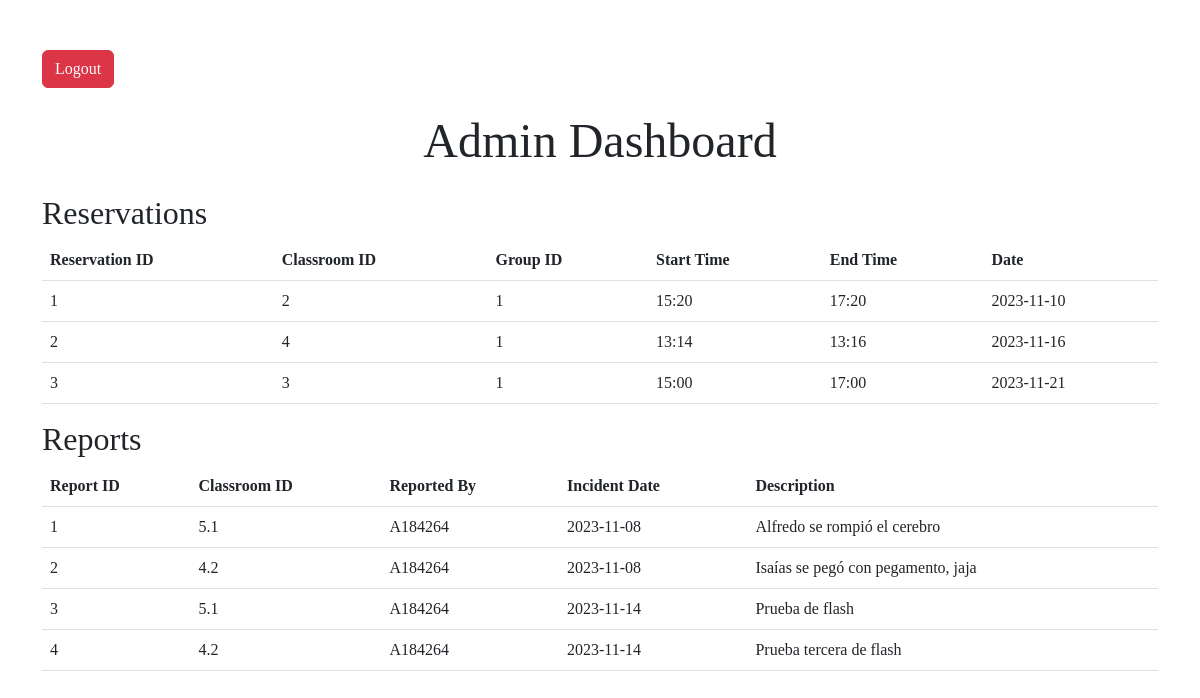
Before: /admin_dashboard (signed in) with the older database file.
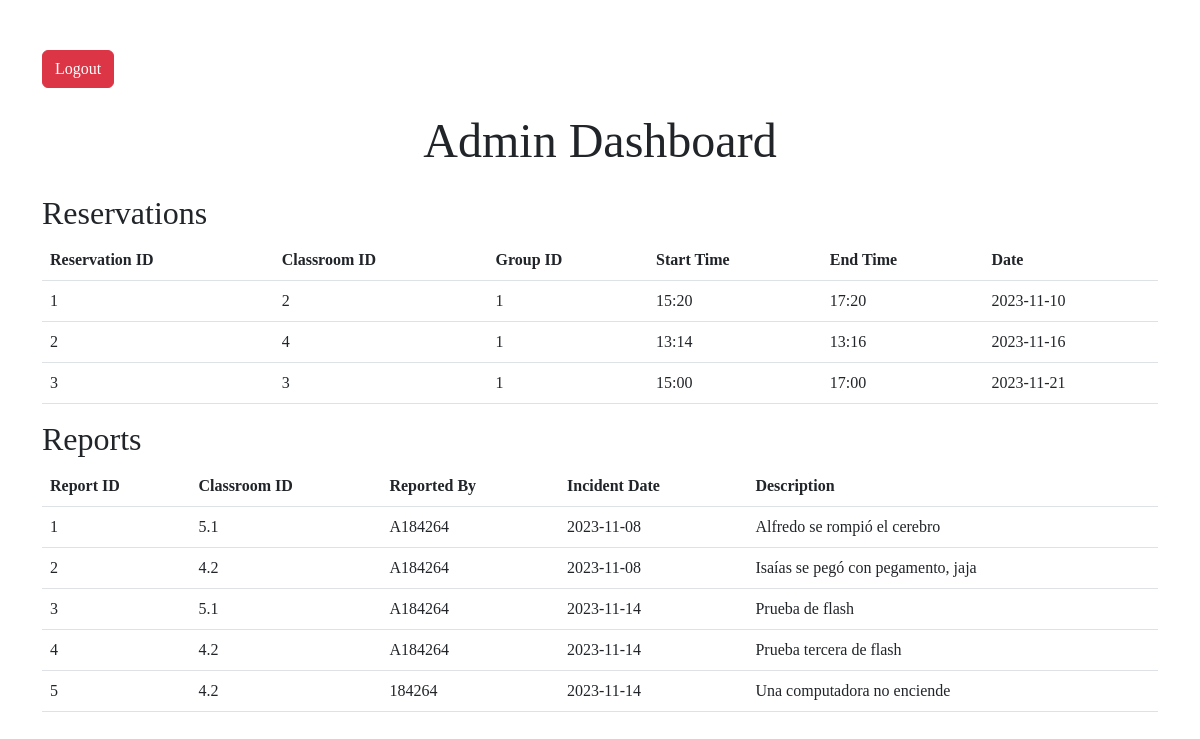
After: the same page with the newer database file.
### tables this page shows
CREATE TABLE reservations (
    ReservationID INTEGER PRIMARY KEY AUTOINCREMENT,
    ClassroomID INTEGER NOT NULL,
    GroupID INTEGER NOT NULL,
    StartTime TEXT NOT NULL,
    EndTime TEXT NOT NULL,
    Date TEXT NOT NULL,
    FOREIGN KEY(ClassroomID) REFERENCES classrooms(ClassroomID),
    FOREIGN KEY(GroupID) REFERENCES groups(GroupID)
);

CREATE TABLE incident_reports (
    IncidentReportID INTEGER PRIMARY KEY AUTOINCREMENT,
    ClassroomID INTEGER NOT NULL,
    ReportedBy TEXT NOT NULL,
    IncidentDate TEXT NOT NULL,
    Description TEXT NOT NULL,
    FOREIGN KEY(ClassroomID) REFERENCES classrooms(ClassroomID)
);

### app.py (the view)
@app.route('/admin_dashboard')
def admin_dashboard():
    if 'admin_id' not in session:
        flash('Please log in to access the admin dashboard.', 'warning')
        return redirect(url_for('admin_login'))
    conn = get_db_connection()
    reservations = conn.execute('SELECT * FROM reservations').fetchall()
    reports = conn.execute('SELECT * FROM incident_reports').fetchall()
    conn.close()
    return render_template('admin_dashboard.html', reservations=reservations, reports=reports)

### app.py (called while the page is built, shortened)
@app.before_request
def before_request():
    session.modified = True

def get_db_connection():
    conn = sqlite3.connect('university_schedule.db')
    conn.row_factory = sqlite3.Row
    return conn

### templates/admin_dashboard.html (shortened to what this page needs)
<!DOCTYPE html>
<html lang="en">
<head>
    <link href="https://cdn.jsdelivr.net/npm/bootstrap@5.2.3/dist/css/bootstrap.min.css" rel="stylesheet">
    <link rel="stylesheet" type="text/css" href="{{ url_for('static', filename='css/style.css') }}">
</head>
<body>
    <div class="container">
        <a href="{{ url_for('logout') }}" class="btn btn-danger">Logout</a>
        <h1 class="my-4">Admin Dashboard</h1>
        <section>
            <h2>Reservations</h2>
            <table class="table">
                <thead>
                    <tr>
                        <th>Reservation ID</th>
                        <th>Classroom ID</th>
                        <th>Group ID</th>
                        <th>Start Time</th>
                        <th>End Time</th>
                        <th>Date</th>
                    </tr>
                </thead>
                <tbody>
                    {% for reservation in reservations %}
                        <tr>
                            <td>{{ reservation.ReservationID }}</td>
                            <td>{{ reservation.ClassroomID }}</td>
                            <td>{{ reservation.GroupID }}</td>
                            <td>{{ reservation.StartTime }}</td>
                            <td>{{ reservation.EndTime }}</td>
                            <td>{{ reservation.Date }}</td>
                        </tr>
                    {% endfor %}
                </tbody>
            </table>
        </section>
        <section>
            <h2>Reports</h2>
            <table class="table">
                <thead>
                    <tr>
                        <th>Report ID</th>
                        <th>Classroom ID</th>
                        <th>Reported By</th>
                        <th>Incident Date</th>
                        <th>Description</th>
                    </tr>
                </thead>
                <tbody>
                    {% for report in reports %}
                        <tr>
                            <td>{{ report.IncidentReportID }}</td>
                            <td>{{ report.ClassroomID }}</td>
                            <td>{{ report.ReportedBy }}</td>
                            <td>{{ report.IncidentDate }}</td>
                            <td>{{ report.Description }}</td>
                        </tr>
                    {% endfor %}
                </tbody>
            </table>
        </section>
    </div>
</body>
</html>

### static/css/style.css (style rules this page uses)
.container { padding-top: 50px; }
h1 { font-size: 3em; text-align: center; margin-top: 20px; margin-bottom: 0.5em; }
* { font-family: Baskerville, serif; }

Changed rows visible on the page:
added incident_reports: IncidentReportID "5", ClassroomID "4.2", ReportedBy "184264", IncidentDate "2023-11-14", Description "Una computadora no enciende"
